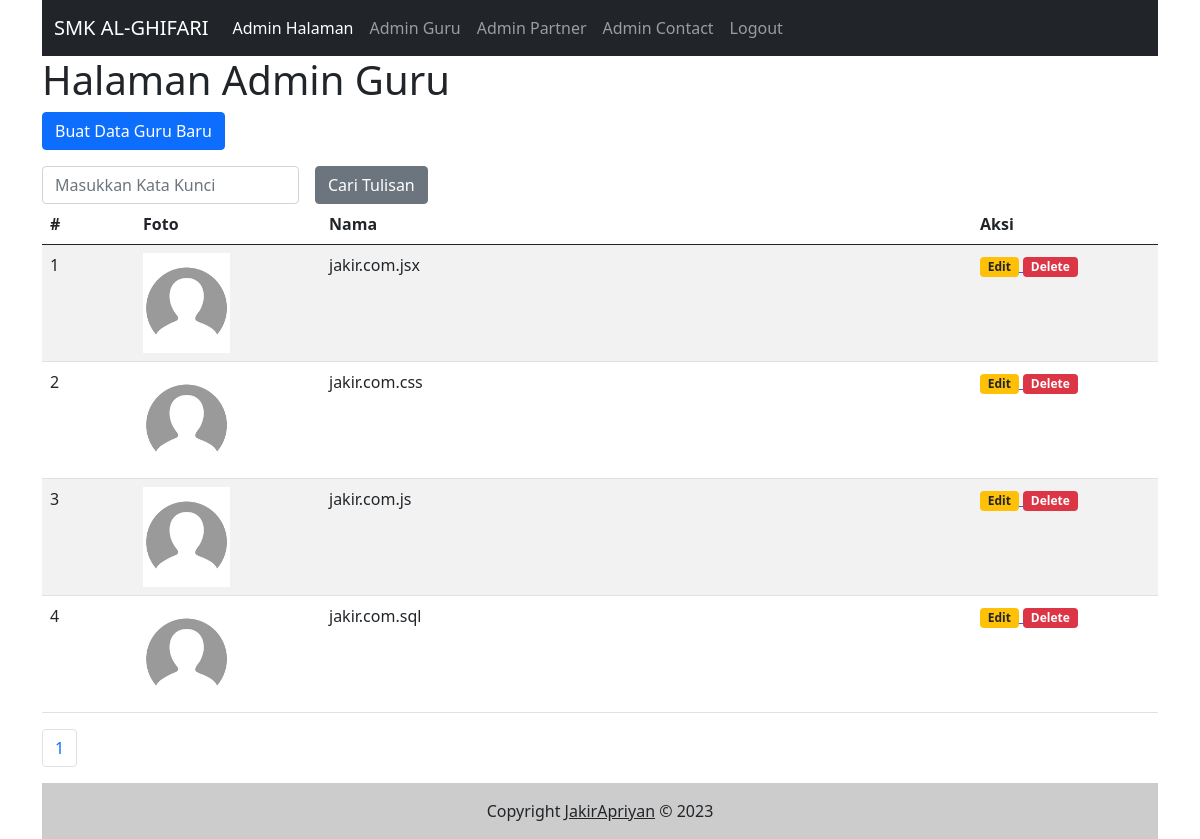
The app's page /admin/tutors.php with its own data.
### tables this page shows
CREATE TABLE `tutors` (
  `id` int(11) NOT NULL,
  `nama` varchar(255) NOT NULL,
  `foto` varchar(255) NOT NULL,
  `isi` text NOT NULL,
  `tgl_isi` timestamp NOT NULL DEFAULT current_timestamp()
);

### inc/inc_fungsi.php (called while the page is built, shortened)
<?php
function tutors_foto($id)
{
    global $koneksi;
    $sql1   = "select * from tutors where id = '$id'";
    $q1     = mysqli_query($koneksi, $sql1);
    $r1     = mysqli_fetch_array($q1);
    $foto   = $r1['foto'];
    if ($foto) {
        return $foto;
    } else {
        return '../gambar/nouser.jpg';
    }
}

### admin/tutors.php (the view, shortened to what this page needs)
<?php include("inc_header.php") ?>
<?php
$katakunci = (isset($_GET['katakunci'])) ? $_GET['katakunci'] : "";
?>
<h1>Halaman Admin Guru</h1>
<p>
    <a href="tutors_input.php">
        <input type="button" class="btn btn-primary" value="Buat Data Guru Baru" />
    </a>
</p>
<form class="row g-3" method="get">
    <div class="col-auto">
        <input type="text" class="form-control" placeholder="Masukkan Kata Kunci" name="katakunci" value="<?php echo $katakunci ?>" />
    </div>
    <div class="col-auto">
        <input type="submit" name="cari" value="Cari Tulisan" class="btn btn-secondary" />
    </div>
</form>
<table class="table table-striped">
    <thead>
        <tr>
            <th class="col-1">#</th>
            <th class="col-2">Foto</th>
            <th>Nama</th>
            <th class="col-2">Aksi</th>
        </tr>
    </thead>
    <tbody>
        <?php
        $sqltambahan = "";
        $per_halaman = 5;
        $sql1   = "select * from tutors $sqltambahan";
        $page   = isset($_GET['page']) ? (int)$_GET['page'] : 1;
        $mulai  = ($page > 1) ? ($page * $per_halaman) - $per_halaman : 0;
        $q1     = mysqli_query($koneksi, $sql1);
        $total  = mysqli_num_rows($q1);
        $pages  = ceil($total / $per_halaman);
        $nomor  = $mulai + 1;
        $sql1   = $sql1 . " order by id desc limit $mulai,$per_halaman";
        $q1     = mysqli_query($koneksi, $sql1);
        while ($r1 = mysqli_fetch_array($q1)) {
        ?>
            <tr>
                <td><?php echo $nomor++ ?></td>
                <td><img src="../gambar/<?php echo tutors_foto($r1['id']) ?>" style="max-height:100px;max-width:100px" /></td>
                <td><?php echo $r1['nama'] ?></td>
                <td>
                    <a href="tutors_input.php?id=<?php echo $r1['id'] ?>">
                        <span class="badge bg-warning text-dark">Edit</span>
                    </a>
                    <a href="tutors.php?op=delete&id=<?php echo $r1['id'] ?>" onclick="return confirm('Hapus data?')">
                        <span class="badge bg-danger">Delete</span>
                    </a>
                </td>
            </tr>
        <?php
        }
        ?>
    </tbody>
</table>
<nav aria-label="Page navigation example">
    <ul class="pagination">
        <?php
        $cari = isset($_GET['cari']) ? $_GET['cari'] : "";
        for ($i = 1; $i <= $pages; $i++) {
        ?>
            <li class="page-item">
                <a class="page-link" href="tutors.php?katakunci=<?php echo $katakunci ?>&cari=<?php echo $cari ?>&page=<?php echo $i ?>"><?php echo $i ?></a>
            </li>
        <?php
        }
        ?>
    </ul>
</nav>
<?php include("inc_footer.php") ?>

### records on screen
tutors: id+foto (placeholder picture), nama "jakir.com.jsx"
tutors: id+foto (placeholder picture), nama "jakir.com.css"
tutors: nama "jakir.com.js"
tutors: id+foto (placeholder picture), nama "jakir.com.sql"
